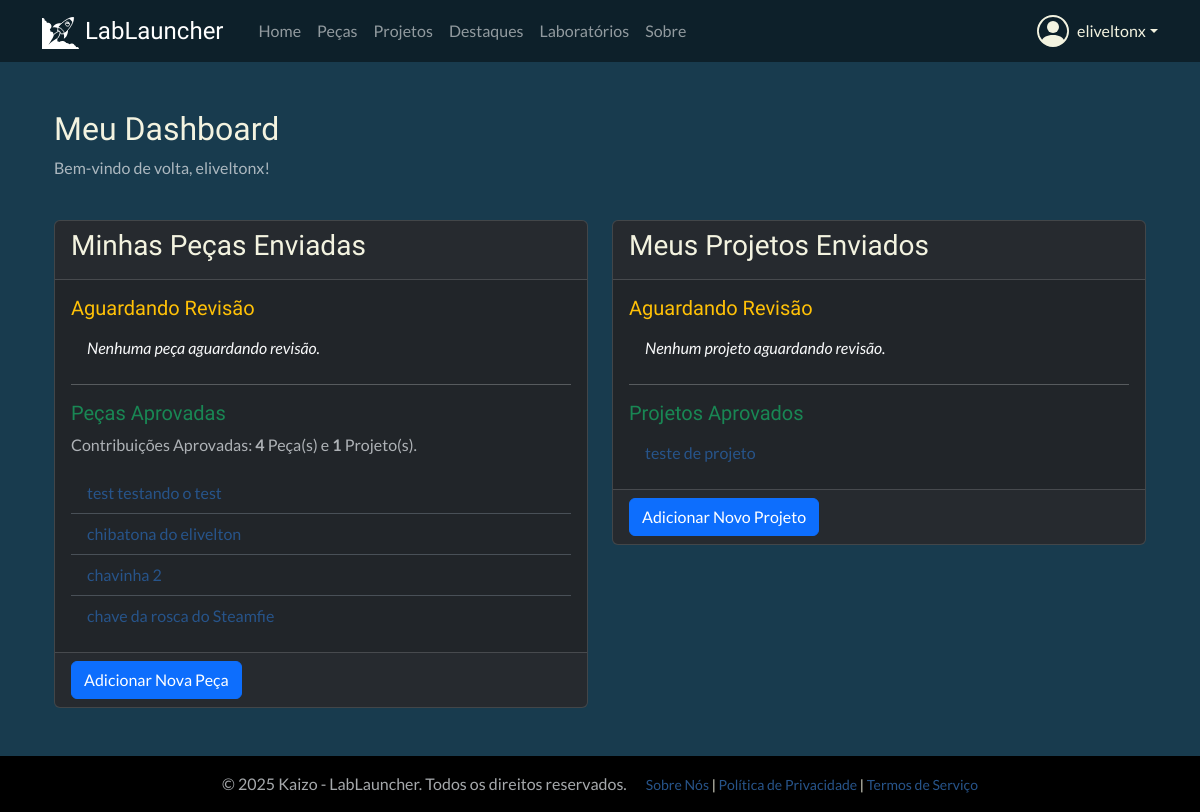
The app's page /dashboard/ (signed in) with its own data.
### users/models.py (models this page shows, shortened)
class CustomUser(AbstractUser):
    profile_picture = models.ImageField(
        upload_to='profile_pics/',
        storage=storage_para_usar,
        null=True,
        blank=True,
        verbose_name='Foto do Perfil'
    )
    is_approved = models.BooleanField(
        default=False,
        verbose_name='Aprovado pela Curadoria',
        help_text='Indica se o usuário foi aprovado para acessar o conteúdo.'
    )
    groups = models.ManyToManyField(
        Group,
        verbose_name='groups',
        blank=True,
        help_text='The groups this user belongs to. A user will get all permissions granted to each of their groups.',
        related_name="customuser_set", # Nome único para o acesso reverso
        related_query_name="user",
    )
    user_permissions = models.ManyToManyField(
        Permission,
        verbose_name='user permissions',
        blank=True,
        help_text='Specific permissions for this user.',
        related_name="customuser_set", # Nome único para o acesso reverso
        related_query_name="user",
    )

### catalog/models.py (models this page shows, shortened)
class Part(models.Model):
    STATUS_CHOICES = (('in_review', 'Em Revisão'), ('approved', 'Aprovado'), ('rejected', 'Rejeitado'))
    thumbnail = models.ImageField(
        upload_to='part_thumbnails/', # Pasta dentro de 'media' onde as imagens serão salvas
        storage=storage_para_usar,
        verbose_name='Thumbnail',
        null=True, # O campo é opcional
        blank=True # O campo pode ser deixado em branco no formulário
    )
    is_hall_of_fame = models.BooleanField(default=False, verbose_name="Destaque (Hall da Fama)")
    name = models.CharField(max_length=200, verbose_name='Nome da Peça')
    description = models.TextField(verbose_name='Descrição')
    category = models.ForeignKey(PartCategory, on_delete=models.SET_NULL, null=True, verbose_name='Categoria da Peça')
    author = models.ForeignKey(settings.AUTH_USER_MODEL, on_delete=models.SET_NULL, null=True, verbose_name='Autor')
    stl_file = models.FileField(upload_to='parts_stl/', storage=storage_para_usar, verbose_name='Arquivo STL')
    camera_pos_x = models.FloatField(null=True, blank=True, verbose_name="Câmera Posição X")
    camera_pos_y = models.FloatField(null=True, blank=True, verbose_name="Câmera Posição Y")
    camera_pos_z = models.FloatField(null=True, blank=True, verbose_name="Câmera Posição Z")
    status = models.CharField(max_length=10, choices=STATUS_CHOICES, default='in_review', verbose_name='Status')
    created_at = models.DateTimeField(auto_now_add=True, verbose_name='Data de Criação')
    updated_at = models.DateTimeField(auto_now=True, verbose_name='Última Atualização')
    class Meta:
        verbose_name = 'Peça'
        verbose_name_plural = 'Peças'
        ordering = ['-created_at']

class Project(models.Model):
    STATUS_CHOICES = (('in_review', 'Em Revisão'), ('approved', 'Aprovado'), ('rejected', 'Rejeitado'))
    thumbnail = models.ImageField(
        upload_to='part_thumbnails/', # Pasta dentro de 'media' onde as imagens serão salvas
        storage=storage_para_usar,
        verbose_name='Thumbnail',
        null=True, # O campo é opcional
        blank=True # O campo pode ser deixado em branco no formulário
    )
    is_hall_of_fame = models.BooleanField(default=False, verbose_name="Destaque (Hall da Fama)")
    title = models.CharField(max_length=255, verbose_name='Título do Projeto')
    description = RichTextUploadingField(verbose_name='Descrição Detalhada')
    author = models.ForeignKey(settings.AUTH_USER_MODEL, on_delete=models.SET_NULL, null=True, verbose_name='Autor')
    category = models.ForeignKey(ProjectCategory, on_delete=models.SET_NULL, null=True, verbose_name='Categoria do Projeto')
    parts_used = models.ManyToManyField(Part, blank=True, verbose_name='Peças Utilizadas')
    status = models.CharField(max_length=10, choices=STATUS_CHOICES, default='in_review', verbose_name='Status')
    created_at = models.DateTimeField(auto_now_add=True, verbose_name='Data de Criação')
    updated_at = models.DateTimeField(auto_now=True, verbose_name='Última Atualização')
    class Meta:
        verbose_name = 'Projeto'
        verbose_name_plural = 'Projetos'
        ordering = ['-created_at']

### pages/views.py (the view)
# urls.py: path('dashboard/', dashboard_view, name='dashboard'), # <-- Adicione esta linha
@login_required # Garante que apenas usuários logados acessem esta página
def dashboard_view(request):
    user_parts = Part.objects.filter(author=request.user).order_by('-created_at')
    user_projects = Project.objects.filter(author=request.user).order_by('-created_at')
    context = {
        'parts_in_review': user_parts.filter(status='in_review'),
        'parts_approved': user_parts.filter(status='approved'),
        'parts_approved_count': user_parts.filter(status='approved').count(),
        'parts_rejected': user_parts.filter(status='rejected'),
        'projects_in_review': user_projects.filter(status='in_review'),
        'projects_approved': user_projects.filter(status='approved'),
        'projects_approved_count': user_projects.filter(status='approved').count(),
        'projects_rejected': user_projects.filter(status='rejected'),
    }
    return render(request, 'pages/dashboard.html', context)

### pages/templates/pages/dashboard.html (shortened to what this page needs)
{% extends "base.html" %}
{% block content %}
<div class="container mt-4">
    <div class="row mb-4">
        <div class="col-md-8">
            <h2>Meu Dashboard</h2>
            <p class="text-muted">Bem-vindo de volta, {{ user.username }}!</p>
        </div>
    </div>
    <div class="row">
        <div class="col-md-6 mb-4">
            <div class="card bg-dark text-light">
                <div class="card-header">
                    <h3>Minhas Peças Enviadas</h3>
                </div>
                <div class="card-body">
                    <h5 class="card-title text-warning">Aguardando Revisão</h5>
                    <ul class="list-group list-group-flush">
                        {% for part in parts_in_review %}
                            <li class="list-group-item bg-dark text-light d-flex justify-content-between align-items-center">
                                {{ part.name }}
                                <span>
                                    <a href="{% url 'catalog:part-edit' part.pk %}" class="btn btn-sm btn-outline-info">Editar</a>
                                    <a href="{% url 'catalog:part-delete' part.pk %}" class="btn btn-sm btn-outline-danger">Deletar</a>
                                </span>
                            </li>
                        {% empty %}
                            <li class="list-group-item bg-dark text-light fst-italic">Nenhuma peça aguardando revisão.</li>
                        {% endfor %}
                    </ul>
                    <hr>
                    <h5 class="card-title text-success">Peças Aprovadas</h5>
                    <p class="text-muted">
                        Contribuições Aprovadas:
                        <strong>{{ parts_approved_count }}</strong> Peça(s) e <strong>{{ projects_approved_count }}</strong> Projeto(s).
                    </p>
                    <ul class="list-group list-group-flush">
                        {% for part in parts_approved %}
                            <li class="list-group-item bg-dark text-light"><a href="{% url 'catalog:part-detail' part.pk %}">{{ part.name }}</a></li>
                        {% empty %}
                            <li class="list-group-item bg-dark text-light fst-italic">Nenhuma peça aprovada ainda.</li>
                        {% endfor %}
                    </ul>
                </div>
                <div class="card-footer">
                     <a href="{% url 'catalog:part-add' %}" class="btn btn-primary">Adicionar Nova Peça</a>
                </div>
            </div>
        </div>
        <div class="col-md-6 mb-4">
            <div class="card bg-dark text-light">
                <div class="card-header">
                    <h3>Meus Projetos Enviados</h3>
                </div>
                <div class="card-body">
                    <h5 class="card-title text-warning">Aguardando Revisão</h5>
                    <ul class="list-group list-group-flush">
                        {% for project in projects_in_review %}
                            <li class="list-group-item bg-dark text-light d-flex justify-content-between align-items-center">
                                {{ project.name }}
                                <span>
                                    <a href="{% url 'catalog:project-edit' project.pk %}" class="btn btn-sm btn-outline-info">Editar</a>
                                    <a href="{% url 'catalog:project-delete' project.pk %}" class="btn btn-sm btn-outline-danger">Deletar</a>
                                </span>
                            </li>
                        {% empty %}
                            <li class="list-group-item bg-dark text-light fst-italic">Nenhum projeto aguardando revisão.</li>
                        {% endfor %}
                    </ul>
                    <hr>
                    <h5 class="card-title text-success">Projetos Aprovados</h5>
                    <ul class="list-group list-group-flush">
                        {% for project in projects_approved %}
                            <li class="list-group-item bg-dark text-light"><a href="{% url 'catalog:project-detail' project.pk %}">{{ project.title }}</a></li>
                        {% empty %}
                            <li class="list-group-item bg-dark text-light fst-italic">Nenhum projeto aprovado ainda.</li>
                        {% endfor %}
                    </ul>
                </div>
                 <div class="card-footer">
                     <a href="{% url 'catalog:project-add' %}" class="btn btn-primary">Adicionar Novo Projeto</a>
                </div>
            </div>
        </div>
    </div>
</div>
{% endblock %}

### templates/base.html (shortened to what this page needs)
{% load static %}
<!DOCTYPE html>
<html lang="pt-br" data-bs-theme="dark">
<head>
    <link href="https://cdn.jsdelivr.net/npm/bootstrap@5.3.3/dist/css/bootstrap.min.css" rel="stylesheet">
    <link rel="stylesheet" href="{% static 'css/custom.css' %}">
</head>
<body class="d-flex flex-column min-vh-100">
    {% block header %}
    <header class="mb-4">
        <nav class="navbar navbar-expand-lg navbar-dark" style="background-color:rgba(0, 0, 0, 0.46);">
            <div class="container">
                <a class="navbar-brand fs-4" style="font-family: 'Exo 2', sans-serif; margin-right: 4rem;" href="{% url 'home' %}"><img src="/static/images/logos/lablauncher.svg" alt="logo LabLauncher" style="max-height: 2rem;"> LabLauncher</a>
                <div class="collapse navbar-collapse" id="navbarNav">
                    <ul class="navbar-nav me-auto mb-2 mb-lg-0">
                        <li class="nav-item"><a class="nav-link" href="{% url 'kaizo_view' %}">Home</a></li>
                        <li class="nav-item"><a class="nav-link" href="{% url 'catalog:part-list' %}">Peças</a></li>
                        <li class="nav-item"><a class="nav-link" href="{% url 'catalog:project-list' %}">Projetos</a></li>
                        <li class="nav-item"><a class="nav-link" href="{% url 'hall-of-fame' %}">Destaques</a></li>
                        <li class="nav-item"><a class="nav-link" href="{% url 'inventory:landing' %}">Laboratórios</a></li>
                        <li class="nav-item"><a class="nav-link" href="{% url 'static_page' 'sobre-nos' %}">Sobre</a></li>
                    </ul>
                    <div class="d-flex">
                        {% if user.is_authenticated %}
                            <div class="nav-item dropdown">
                                <a class="nav-link dropdown-toggle d-flex align-items-center" href="#" role="button" data-bs-toggle="dropdown" aria-expanded="false">
                                    {{ user.username }}
                                </a>
                            </div>
                        {% else %}
                            <a href="{% url 'account_login' %}" class="btn btn-accent">Login</a>
                        {% endif %}
                    </div>
                </div>
            </div>
        </nav>
    </header>
    {% endblock %}
    <main class="container flex-grow-1">
        {% block content %}{% endblock %}
    </main>
    <br>
    <footer class="mt-auto py-3" style="background-color: #000;">
        <div class="container text-center">
            <span class="text-muted">© {% now "Y" %} Kaizo - LabLauncher. Todos os direitos reservados.</span>
            <small class="ms-3">
                <a href="{% url 'static_page' 'sobre-nos' %}">Sobre Nós</a> |
                <a href="{% url 'static_page' 'politica-de-privacidade' %}">Política de Privacidade</a> |
                <a href="{% url 'static_page' 'termos-de-servico' %}">Termos de Serviço</a>
            </small>
        </div>
    </footer>
</body>
</html>

### static/css/custom.css (style rules this page uses)
body { background-color: #183b4e; color: #f3f3e0; font-family: 'Lato', sans-serif; }
h1, h2, h3, h4, h5, h6 { font-family: 'Exo 2', sans-serif; color: #f3f3e0; }
a { color: #27548a; text-decoration: none; }

### records on screen
CustomUser: username "eliveltonx"
Part: name "test testando o test"
Part: name "chibatona do elivelton"
Part: name "chavinha 2"
Part: name "chave da rosca do Steamfie"
Project: title "teste de projeto"

### other values on screen
{{ parts_approved_count }} "4"
{{ projects_approved_count }} "1"
